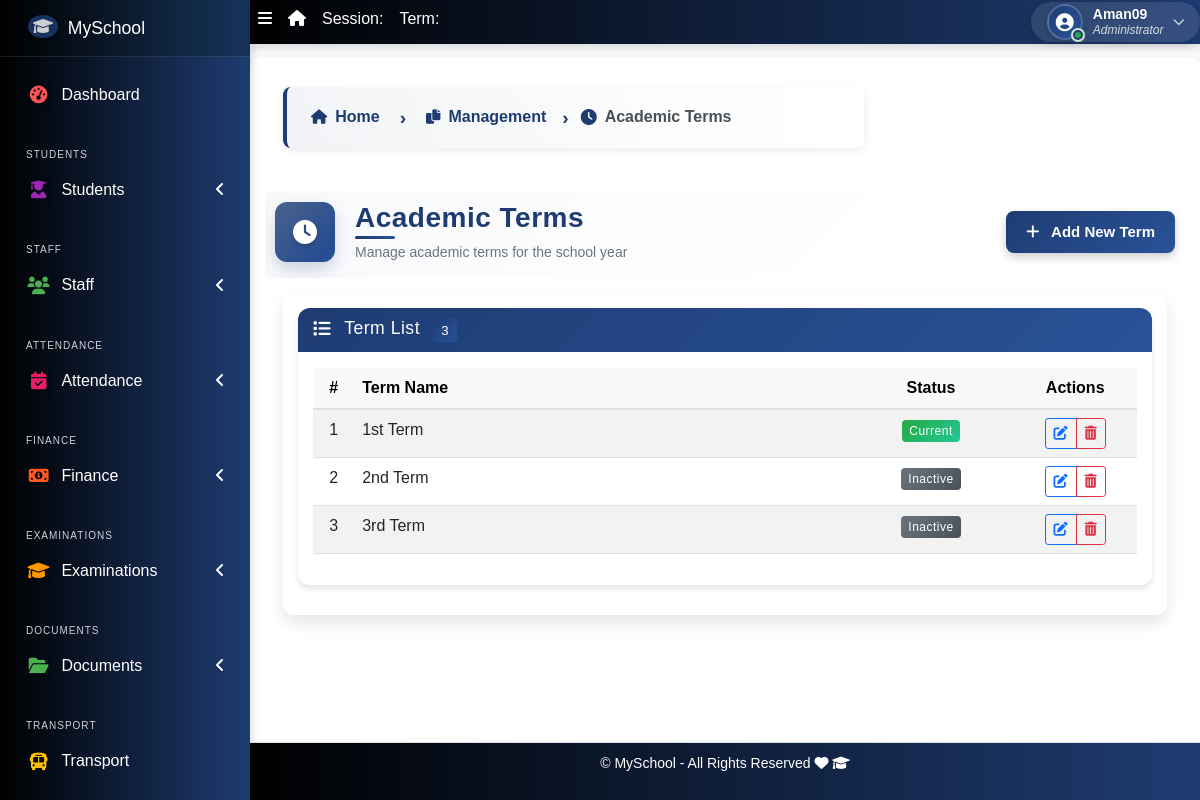
Page /dashboard/term/list/ (signed in) on the committed database.
### apps/corecode/models.py (models this page shows)
class AcademicTerm(models.Model):
    name = models.CharField(max_length=20, unique=True)
    current = models.BooleanField(default=True)
    class Meta:
        ordering = ["name"]
    def __str__(self):
        return self.name

### apps/corecode/views.py (the view)
# urls.py: path("term/list/", TermListView.as_view(), name="terms"),
class TermListView(LoginRequiredMixin, AdminRequiredMixin, SuccessMessageMixin, ListView):
    model = AcademicTerm
    template_name = "corecode/term_list.html"
    def get_context_data(self, **kwargs):
        context = super().get_context_data(**kwargs)
        context["form"] = AcademicTermForm()
        return context

### apps/corecode/views.py (called while the page is built)
    def dispatch(self, request, *args, **kwargs):
        if not request.user.is_superuser:
            messages.error(request, "Access denied. Only administrators can access this page.")
            return render(request, '403.html', status=403)
        return super().dispatch(request, *args, **kwargs)

### apps/corecode/templates/corecode/term_list.html (shortened to what this page needs)
{% extends 'base.html' %}
{% load widget_tweaks %}
{% block breadcrumb-left %}
<div class="breadcrumb-container">
  <nav aria-label="breadcrumb">
    <ol class="breadcrumb breadcrumb-chevron">
      <li class="breadcrumb-item">
        <a href="{% url 'home' %}" class="text-decoration-none fw-bold">
          <i class="fas fa-home"></i> Home
        </a>
      </li>
      <li class="breadcrumb-item">
        <a href="#" class="text-decoration-none fw-bold">
          <i class="fas fa-copy"></i> Management
        </a>
      </li>
      <li class="breadcrumb-item active" aria-current="page">
        <i class="fas fa-clock"></i> Academic Terms
      </li>
    </ol>
  </nav>
</div>
{% endblock breadcrumb-left %}
{% block title-icon %}fas fa-clock{% endblock title-icon %}
{% block title %}Academic Terms{% endblock title %}
{% block subtitle %}Manage academic terms for the school year{% endblock subtitle %}
{% block page-actions %}
  <a class="btn btn-primary" href="#" data-toggle="modal" data-target="#modal1">
    <i class="fas fa-plus me-2"></i> Add New Term
  </a>
{% endblock page-actions %}
{% block content %}
  <div class="row">
    <div class="col-sm-12">
      <div class="card shadow-sm">
        <div class="card-header bg-light">
          <h5 class="card-title mb-0">
            <i class="fas fa-list me-2"></i> Term List
            <span class="badge bg-primary ms-2">{{ object_list|length }}</span>
          </h5>
        </div>
        <div class="card-body p-0">
          <div class="table-responsive">
            <table class="table table-hover table-striped" id="termTable">
              <thead class="table-light">
                <tr>
                  <th width="5%" class="text-center">#</th>
                  <th width="60%">Term Name</th>
                  <th width="20%" class="text-center">Status</th>
                  <th width="15%" class="text-center">Actions</th>
                </tr>
              </thead>
              <tbody>
                {% for object in object_list %}
                <tr class="term-row" data-term-id="{{ object.id }}" data-term-name="{{ object }}" data-term-current="{{ object.current|yesno:'true,false' }}">
                  <td class="text-center">{{ forloop.counter }}</td>
                  <td>
                    <span class="fw-medium">{{ object }}</span>
                  </td>
                  <td class="text-center">
                    {% if object.current == True %}
                      <span class="badge bg-success">Current</span>
                    {% else %}
                      <span class="badge bg-secondary">Inactive</span>
                    {% endif %}
                  </td>
                  <td class="text-center">
                    <div class="btn-group btn-group-sm">
                      <button type="button" class="btn btn-outline-primary edit-term-btn" data-term-id="{{ object.id }}" title="Edit Term">
                        <i class="fa fa-edit"></i>
                      </button>
                      <a href="{% url 'term-delete' object.id %}" class="btn btn-outline-danger" title="Delete Term" {% if object.current %}disabled{% endif %}>
                        <i class="fa fa-trash-alt"></i>
                      </a>
                    </div>
                  </td>
                </tr>
                {% endfor %}
              </tbody>
            </table>
          </div>
        </div>
      </div>
    </div>
  </div>
{% endblock content %}

### templates/base.html (shortened to what this page needs)
{% load static %}
<!DOCTYPE html>
<html lang="en">
<head>
  <link rel="stylesheet" href="{% static 'dist/css/preload.css' %}">
  <link rel="stylesheet" href="{% static 'plugins/fontawesome-free/css/all.min.css' %}">
  <link rel="stylesheet" href="{% static 'plugins/toastr/toastr.min.css' %}">
<link rel="stylesheet" href="https://cdn.jsdelivr.net/npm/bootstrap-icons/font/bootstrap-icons.css">
    <link rel="stylesheet" href="https://cdnjs.cloudflare.com/ajax/libs/font-awesome/6.5.0/css/all.min.css">
  <link rel="stylesheet"
    href="{% static 'plugins/overlayScrollbars/css/OverlayScrollbars.min.css' %}">
  <link rel="stylesheet" href="{% static 'plugins/Datatables/datatables.min.css' %}" />
  <link rel="stylesheet" href="{% static 'dist/css/adminlte.min.css' %}">
  <link rel="stylesheet" href="https://cdnjs.cloudflare.com/ajax/libs/font-awesome/6.0.0-beta3/css/all.min.css">
  <link rel="stylesheet" href="https://cdn.jsdelivr.net/npm/bootstrap@5.3.0/dist/css/bootstrap.min.css">
  <link rel="stylesheet" href="{% static 'dist/css/style.css' %}">
  <link rel="stylesheet" href="{% static 'dist/css/sidebar-fix.css' %}">
</head>
<body class="hold-transition sidebar-mini layout-fixed layout-navbar-fixed layout-footer-fixed">
  <div class="wrapper">
    <nav class="main-header navbar navbar-expand navbar-dark">
      <ul class="navbar-nav">
        <li class="nav-item">
          <a class="nav-link" data-widget="pushmenu" href="#" role="button"><i
              class="fas fa-bars"></i></a>
        </li>
        <li class="nav-item d-none d-sm-inline-block">
          <a href="{% url 'home' %} " class="nav-link"><i class="fa fa-home"></i></a>
        </li>
        <li class="nav-item d-none d-sm-inline-block">
          <a href="{% url 'current-session' %}" class="nav-link">Session: {{ current_session }}</a>
        </li>
        <li class="nav-item d-none d-sm-inline-block">
          <a href="{% url 'current-session' %}" class="nav-link">Term: {{ current_term }}</a>
        </li>
      </ul>
      <ul class="navbar-nav ml-auto">
        <li class="nav-item dropdown user-menu position-static position-md-relative">
          <a class="nav-link dropdown-toggle user-dropdown-toggle" href="#" role="button" data-bs-toggle="dropdown" aria-expanded="false" id="userDropdown">
            <div class="user-avatar-container">
              <div class="user-avatar">
                <i class="fas fa-user-circle"></i>
              </div>
              <span class="user-status-indicator online" title="Online"></span>
            </div>
            <div class="user-info d-none d-md-inline-block">
              <span class="user-name">{{ request.user.username }}</span>
              <span class="user-role">{% if request.user.is_superuser %}Administrator{% else %}Staff{% endif %}</span>
            </div>
            <i class="fas fa-chevron-down user-dropdown-icon d-none d-md-inline-block"></i>
          </a>
        </li>
      </ul>
    </nav>
    <aside class="main-sidebar sidebar-dark-primary">
      <a href="{% url 'home' %}" class="brand-link d-flex align-items-center">
        {% if profile.college_logo %}
        <img src="{{ profile.college_logo.url }}" alt="College Logo" class="brand-image img-circle elevation-3" style="opacity: .8; margin-right: 10px; max-height: 33px;">
        {% else %}
        <i class="fas fa-graduation-cap brand-image img-circle elevation-3" style="opacity: .8; margin-right: 10px; background-color: #1E3C72; color: #fff; padding: 5px; font-size: 16px;"></i>
        {% endif %}
        <span class="brand-text font-weight-light">{{ profile.college_name | default:"MySchool" }}</span>
      </a>
<div class="sidebar">
  <nav class="mt-2">
      <ul class="nav nav-pills nav-sidebar flex-column" data-widget="treeview" role="menu" data-accordion="false">
          <li class="nav-item">
              <a href="{% url 'home' %}" class="nav-link {% if request.resolver_match.url_name == 'home' %}active{% endif %}">
                  <i class="nav-icon fas fa-tachometer-alt" style="color: #ff5733; text-shadow: 2px 2px 5px rgba(0, 0, 0, 0.3);"></i>
                  <p>Dashboard</p>
              </a>
          </li>
          <li class="nav-header">Students</li>
          <li class="nav-item has-treeview  ">
              <a href="#" class="nav-link  " >
                  <i class="nav-icon fas fa-user-graduate" style="color: #3399ff; text-shadow: 2px 2px 5px rgba(0, 0, 0, 0.3);"></i>
                  <p>Students<i class="fas fa-angle-left right"></i></p>
              </a>
          </li>
          <li class="nav-header">Staff</li>
          <li class="nav-item has-treeview  {% if request.resolver_match.namespace == None and request.resolver_match.url_name in 'staff-list non-teaching-staffs-list' %}menu-open{% endif %}">
              <a href="#" class="nav-link">
                  <i class="nav-icon fas fa-users" style="color: #9933ff;"></i>
                  <p>Staff<i class="fas fa-angle-left right"></i></p>
              </a>
          </li>
          <li class="nav-header">Attendance</li>
            <li class="nav-item has-treeview {% if request.resolver_match.namespace == 'attendance' %}menu-open{% endif %}">
                <a href="#" class="nav-link">
                    <i class="nav-icon fas fa-calendar-check" style="color: #ffcc00; text-shadow: 2px 2px 5px rgba(0, 0, 0, 0.3);"></i>
                    <p>Attendance<i class="fas fa-angle-left right"></i></p>
                </a>
            </li>
          <li class="nav-header">Finance</li>
          <li class="nav-item has-treeview {% if request.resolver_match.namespace == 'fees' %}menu-open{% endif %}">
              <a href="#" class="nav-link">
                  <i class="nav-icon fas fa-money-bill-alt" style="color: #66ccff;"></i>
                  <p>
                      Finance
                      <i class="fas fa-angle-left right"></i>
                  </p>
              </a>
          </li>
          <li class="nav-header" >Examinations</li>
          <li class="nav-item has-treeview {% if request.resolver_match.namespace == 'exams' %}menu-open{% endif %}" title="Under Development">
              <a href="{% url 'exams:dashboard' %}" class="nav-link {% if request.resolver_match.namespace == 'exams' %}active{% endif %}">
                  <i class="nav-icon fas fa-graduation-cap" style="color: #ff9900; text-shadow: 2px 2px 5px rgba(0, 0, 0, 0.3);"></i>
                  <p>
                      Examinations
                      <i class="fas fa-angle-left right"></i>
                  </p>
              </a>
          </li>
          <li class="nav-header">Documents</li>
          <li class="nav-item has-treeview {% if request.resolver_match.namespace == 'documents' %}menu-open{% endif %}" title="Under Development">
              <a href="{% url 'documents:dashboard' %}" class="nav-link {% if request.resolver_match.namespace == 'documents' %}active{% endif %}">
                  <i class="nav-icon fas fa-folder-open" style="color: #9933ff; text-shadow: 2px 2px 5px rgba(0, 0, 0, 0.3);"></i>
                  <p>Documents<i class="fas fa-angle-left right"></i></p>
              </a>
          </li>
          <li class="nav-header">Transport</li>
          <li class="nav-item">
              <a href="{% url 'transport_list' %}" class="nav-link {% if request.resolver_match.url_name == 'transport_list' %}active{% endif %}">
                  <i class="nav-icon fas fa-bus" style="color: #007bff;"></i>
                  <p>Transport</p>
              </a>
          </li>
          <li class="nav-header">Notice Board</li>
      </ul>
  </nav>
</div>
    </aside>
    <div class="content-wrapper">
      <section class="content-header">
        <div class="container-fluid">
          <div class="row mb-1">
            <div class="col-sm-8">
              {% block breadcrumb-left %}{% endblock breadcrumb-left %}
            </div>
            <div class="col-sm-4">
            </div>
          </div>
        </div>
      </section>
      <div class="page-title-section">
        <div class="container-fluid">
          <div class="row align-items-center">
            <div class="col-md-8">
              <div class="page-title-container">
                <div class="page-title-icon">
                  <i class="{% block title-icon %}fas fa-file-alt{% endblock title-icon %}"></i>
                </div>
                <div class="page-title-content">
                  <h1 class="page-title">{% block title %}{% endblock title %}</h1>
                  <p class="page-subtitle">{% block subtitle %}{% endblock subtitle %}</p>
                </div>
              </div>
            </div>
            <div class="col-md-4">
              <div class="page-actions text-md-end">
                {% block page-actions %}{% endblock page-actions %}
              </div>
            </div>
          </div>
        </div>
      </div>
      <section class="content">
        <div class="container-fluid">
          <div class="row">
            <div class="col-md-12">
              {% block fullcard %}
              <div class="card">
                <div class="card-body">
                  <div class="row">
                    <div class="col">
                      {% block content %}
                      {% endblock content %}
                    </div>
                  </div>
                </div>
              </div>
              {% endblock fullcard %}
            </div>
          </div>
        </div>
      </section>
    </div>
    <footer class="main-footer">
      <p>&copy; {{ profile.college_name | default:"MySchool" }} - All Rights Reserved
      <i class="fas fa-heart"></i>
      <i class="fas fa-graduation-cap"></i></p>
    </footer>
  </div>
</body>
</html>

### templates/base.html (style rules this page uses)
body { visibility: hidden; font-family: 'Poppins', sans-serif !important; background-color: #1E3C72 !important; margin: 0 !important; padding: 0 !important; height: 100% !important; overflow-x: hidden !important; color: #fff !important; }
.navbar { background: #1E3C72 !important; color: #fff !important; }
.sidebar, .main-sidebar { background: #1E3C72 !important; color: #fff !important; }

### rows in the picture
AcademicTerm: name "1st Term", current "Current"
AcademicTerm: name "2nd Term", current "Inactive"
AcademicTerm: name "3rd Term", current "Inactive"

### other values in the picture
{{ request.user.username }} "Aman09"
{{ profile.college_name | default:"MySchool" }} "MySchool"
{{ object_list|length }} "3"
